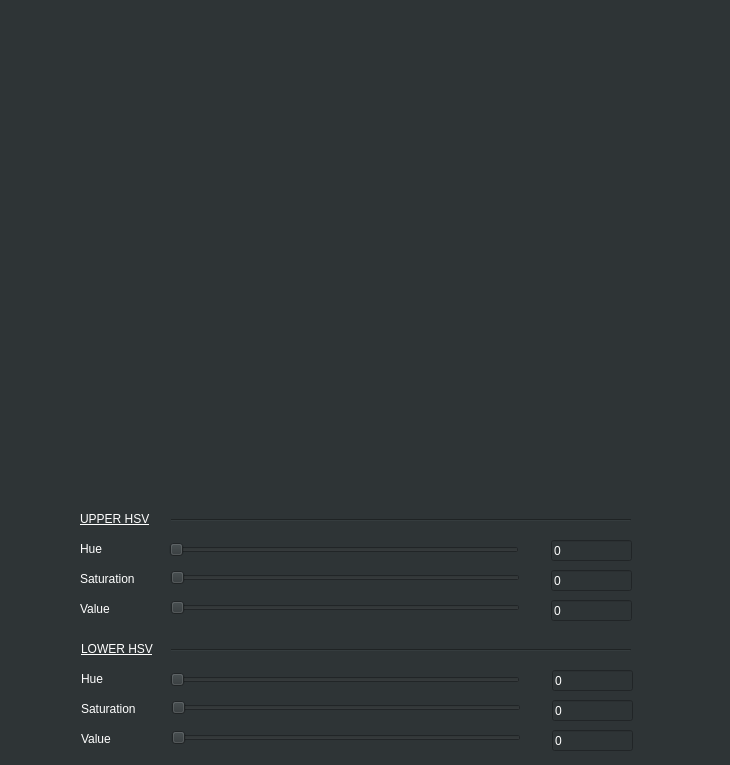
<?xml version="1.0" encoding="UTF-8"?>
<ui version="4.0">
 <class>mainWindow</class>
 <widget class="QMainWindow" name="mainWindow">
  <property name="geometry">
   <rect>
    <x>0</x>
    <y>0</y>
    <width>730</width>
    <height>765</height>
   </rect>
  </property>
  <property name="minimumSize">
   <size>
    <width>730</width>
    <height>765</height>
   </size>
  </property>
  <property name="maximumSize">
   <size>
    <width>730</width>
    <height>765</height>
   </size>
  </property>
  <property name="windowTitle">
   <string>MainWindow</string>
  </property>
  <property name="styleSheet">
   <string notr="true">background-color: rgb(46, 52, 54);</string>
  </property>
  <widget class="QWidget" name="centralwidget">
   <property name="sizePolicy">
    <sizepolicy hsizetype="Fixed" vsizetype="Fixed">
     <horstretch>0</horstretch>
     <verstretch>0</verstretch>
    </sizepolicy>
   </property>
   <widget class="Line" name="upper_div_line">
    <property name="geometry">
     <rect>
      <x>171</x>
      <y>510</y>
      <width>460</width>
      <height>20</height>
     </rect>
    </property>
    <property name="orientation">
     <enum>Qt::Horizontal</enum>
    </property>
   </widget>
   <widget class="QSlider" name="upper_hue_horizontalSlider">
    <property name="geometry">
     <rect>
      <x>169</x>
      <y>540</y>
      <width>350</width>
      <height>20</height>
     </rect>
    </property>
    <property name="styleSheet">
     <string notr="true"/>
    </property>
    <property name="maximum">
     <number>255</number>
    </property>
    <property name="orientation">
     <enum>Qt::Horizontal</enum>
    </property>
   </widget>
   <widget class="QSlider" name="upper_saturation_horizontalSlider">
    <property name="geometry">
     <rect>
      <x>170</x>
      <y>570</y>
      <width>350</width>
      <height>16</height>
     </rect>
    </property>
    <property name="maximum">
     <number>255</number>
    </property>
    <property name="orientation">
     <enum>Qt::Horizontal</enum>
    </property>
   </widget>
   <widget class="QSlider" name="upper_value_horizontalSlider">
    <property name="geometry">
     <rect>
      <x>170</x>
      <y>600</y>
      <width>350</width>
      <height>16</height>
     </rect>
    </property>
    <property name="maximum">
     <number>255</number>
    </property>
    <property name="orientation">
     <enum>Qt::Horizontal</enum>
    </property>
   </widget>
   <widget class="QLabel" name="label">
    <property name="geometry">
     <rect>
      <x>41</x>
      <y>15</y>
      <width>640</width>
      <height>480</height>
     </rect>
    </property>
    <property name="text">
     <string/>
    </property>
    <property name="pixmap">
     <pixmap>../../../../../Pictures/cv.png</pixmap>
    </property>
    <property name="scaledContents">
     <bool>true</bool>
    </property>
   </widget>
   <widget class="QLabel" name="upper_hue_label">
    <property name="geometry">
     <rect>
      <x>80</x>
      <y>540</y>
      <width>28</width>
      <height>17</height>
     </rect>
    </property>
    <property name="styleSheet">
     <string notr="true">color: rgb(255, 255, 255);</string>
    </property>
    <property name="text">
     <string>Hue</string>
    </property>
   </widget>
   <widget class="QLabel" name="upper_saturation_label">
    <property name="geometry">
     <rect>
      <x>80</x>
      <y>570</y>
      <width>72</width>
      <height>17</height>
     </rect>
    </property>
    <property name="styleSheet">
     <string notr="true">color: rgb(255, 255, 255);</string>
    </property>
    <property name="text">
     <string>Saturation</string>
    </property>
   </widget>
   <widget class="QLabel" name="upper_value_label">
    <property name="geometry">
     <rect>
      <x>80</x>
      <y>600</y>
      <width>39</width>
      <height>17</height>
     </rect>
    </property>
    <property name="styleSheet">
     <string notr="true">color: rgb(255, 255, 255);</string>
    </property>
    <property name="text">
     <string>Value</string>
    </property>
   </widget>
   <widget class="QLineEdit" name="upper_hue_lineEdit">
    <property name="geometry">
     <rect>
      <x>551</x>
      <y>540</y>
      <width>81</width>
      <height>21</height>
     </rect>
    </property>
    <property name="styleSheet">
     <string notr="true">color: rgb(255, 255, 255);</string>
    </property>
    <property name="text">
     <string>0</string>
    </property>
   </widget>
   <widget class="QLineEdit" name="upper_saturation_lineEdit">
    <property name="geometry">
     <rect>
      <x>551</x>
      <y>570</y>
      <width>81</width>
      <height>21</height>
     </rect>
    </property>
    <property name="styleSheet">
     <string notr="true">color: rgb(255, 255, 255);</string>
    </property>
    <property name="text">
     <string>0</string>
    </property>
   </widget>
   <widget class="QLineEdit" name="upper_value_lineEdit">
    <property name="geometry">
     <rect>
      <x>551</x>
      <y>600</y>
      <width>81</width>
      <height>21</height>
     </rect>
    </property>
    <property name="styleSheet">
     <string notr="true">color: rgb(255, 255, 255);</string>
    </property>
    <property name="text">
     <string>0</string>
    </property>
   </widget>
   <widget class="QLabel" name="upper_hsv_label">
    <property name="geometry">
     <rect>
      <x>80</x>
      <y>510</y>
      <width>79</width>
      <height>17</height>
     </rect>
    </property>
    <property name="font">
     <font>
      <underline>true</underline>
     </font>
    </property>
    <property name="styleSheet">
     <string notr="true">color: rgb(255, 255, 255);</string>
    </property>
    <property name="text">
     <string>UPPER HSV</string>
    </property>
   </widget>
   <widget class="QLabel" name="lower_hsv_label">
    <property name="geometry">
     <rect>
      <x>81</x>
      <y>640</y>
      <width>83</width>
      <height>17</height>
     </rect>
    </property>
    <property name="font">
     <font>
      <underline>true</underline>
     </font>
    </property>
    <property name="styleSheet">
     <string notr="true">color: rgb(255, 255, 255);</string>
    </property>
    <property name="text">
     <string>LOWER HSV</string>
    </property>
   </widget>
   <widget class="QSlider" name="lower_value_horizontalSlider">
    <property name="geometry">
     <rect>
      <x>171</x>
      <y>730</y>
      <width>350</width>
      <height>16</height>
     </rect>
    </property>
    <property name="maximum">
     <number>255</number>
    </property>
    <property name="orientation">
     <enum>Qt::Horizontal</enum>
    </property>
   </widget>
   <widget class="QLineEdit" name="lower_hue_lineEdit">
    <property name="geometry">
     <rect>
      <x>552</x>
      <y>670</y>
      <width>81</width>
      <height>21</height>
     </rect>
    </property>
    <property name="styleSheet">
     <string notr="true">color: rgb(255, 255, 255);</string>
    </property>
    <property name="text">
     <string>0</string>
    </property>
   </widget>
   <widget class="QSlider" name="lower_saturation_horizontalSlider">
    <property name="geometry">
     <rect>
      <x>171</x>
      <y>700</y>
      <width>350</width>
      <height>16</height>
     </rect>
    </property>
    <property name="maximum">
     <number>255</number>
    </property>
    <property name="orientation">
     <enum>Qt::Horizontal</enum>
    </property>
   </widget>
   <widget class="QLabel" name="lower_value_label">
    <property name="geometry">
     <rect>
      <x>81</x>
      <y>730</y>
      <width>39</width>
      <height>17</height>
     </rect>
    </property>
    <property name="styleSheet">
     <string notr="true">color: rgb(255, 255, 255);</string>
    </property>
    <property name="text">
     <string>Value</string>
    </property>
   </widget>
   <widget class="QLineEdit" name="lower_value_lineEdit">
    <property name="geometry">
     <rect>
      <x>552</x>
      <y>730</y>
      <width>81</width>
      <height>21</height>
     </rect>
    </property>
    <property name="styleSheet">
     <string notr="true">color: rgb(255, 255, 255);</string>
    </property>
    <property name="text">
     <string>0</string>
    </property>
   </widget>
   <widget class="Line" name="lower_div_line">
    <property name="geometry">
     <rect>
      <x>171</x>
      <y>640</y>
      <width>460</width>
      <height>20</height>
     </rect>
    </property>
    <property name="orientation">
     <enum>Qt::Horizontal</enum>
    </property>
   </widget>
   <widget class="QLineEdit" name="lower_saturation_lineEdit">
    <property name="geometry">
     <rect>
      <x>552</x>
      <y>700</y>
      <width>81</width>
      <height>21</height>
     </rect>
    </property>
    <property name="styleSheet">
     <string notr="true">color: rgb(255, 255, 255);</string>
    </property>
    <property name="text">
     <string>0</string>
    </property>
   </widget>
   <widget class="QLabel" name="lower_saturation_label">
    <property name="geometry">
     <rect>
      <x>81</x>
      <y>700</y>
      <width>72</width>
      <height>17</height>
     </rect>
    </property>
    <property name="styleSheet">
     <string notr="true">color: rgb(255, 255, 255);</string>
    </property>
    <property name="text">
     <string>Saturation</string>
    </property>
   </widget>
   <widget class="QLabel" name="lower_hue_label">
    <property name="geometry">
     <rect>
      <x>81</x>
      <y>670</y>
      <width>28</width>
      <height>17</height>
     </rect>
    </property>
    <property name="styleSheet">
     <string notr="true">color: rgb(255, 255, 255);</string>
    </property>
    <property name="text">
     <string>Hue</string>
    </property>
   </widget>
   <widget class="QSlider" name="lower_hue_horizontalSlider">
    <property name="geometry">
     <rect>
      <x>170</x>
      <y>670</y>
      <width>350</width>
      <height>20</height>
     </rect>
    </property>
    <property name="styleSheet">
     <string notr="true"/>
    </property>
    <property name="maximum">
     <number>255</number>
    </property>
    <property name="orientation">
     <enum>Qt::Horizontal</enum>
    </property>
   </widget>
  </widget>
 </widget>
 <resources/>
 <connections/>
</ui>
